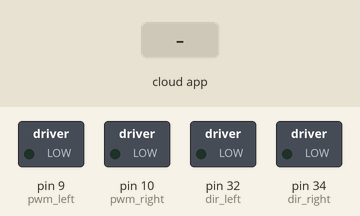
The sketch below on a simulated Arduino Mega 2560, built with avr-gcc and run on an emulated ATmega2560. Parts: switched loads named in the sketch (green lamp = pin HIGH). The inputs (shaded band) are chosen by the test bench. The ROS host is connected and sends only what is stated.

Above: at 1.2 s.
1.3 s: the phone or cloud app sets linear.x to -100
At 2.5 s:
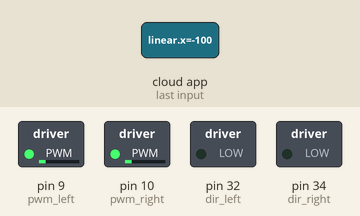
2.8 s: the phone or cloud app sets angular.z to -100
At 3.6 s:
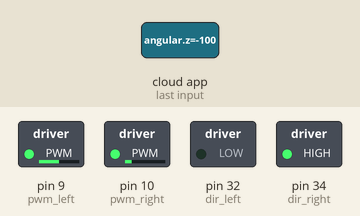
4.3 s: the phone or cloud app sets linear.x to 0
At 4.8 s:
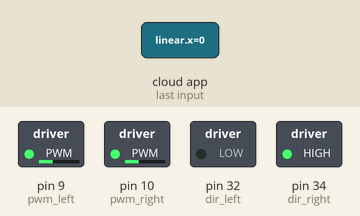
5.8 s: the phone or cloud app sets angular.z to 100
At 7.0 s:
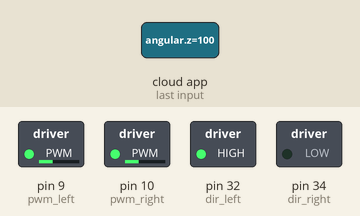
7.3 s: the phone or cloud app sets linear.x to 100
At 8.3 s:
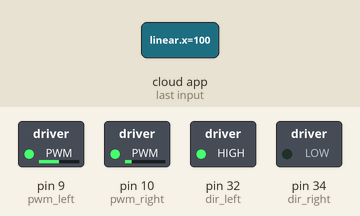
8.8 s: the phone or cloud app sets angular.z to 0
At 9.4 s:
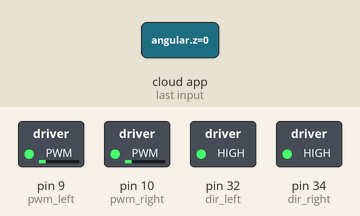
Timing chart, 0 to 11.3 s (numbered marks = the images above; inputs shaded):
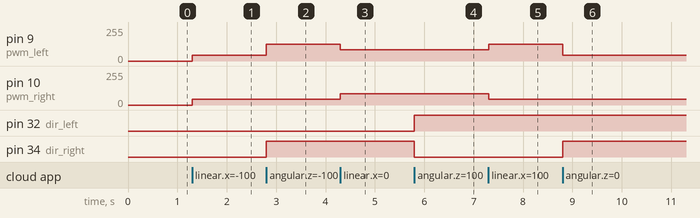

The sketch:

robot_open_loop.ino
```cpp
#include <ros.h>
#include <geometry_msgs/Twist.h>
#include <geometry_msgs/Vector3Stamped.h>
#include <math.h>
#define PI 3.142857143

ros::NodeHandle nh;

//yaw data declaration
float V,brake,yaw;                 //subcribe declare
float target_info,speed_info,yaw_info;  //publish declare

//=======Publish section===========//
geometry_msgs::Twist joy_msg;
ros::Publisher joy_pub("/robot_state", &joy_msg);

//Subscribe massage
void commandVelocityCallback(const geometry_msgs::Twist& joystick);
ros::Subscriber<geometry_msgs::Twist> joy_sub("/cmd_vel", commandVelocityCallback);

//===motor driver declaration===//
//motor right pin
const int pwm_right = 10; //D3
const int dir_right = 34;


//motor left pin
const int pwm_left = 9;
const int dir_left = 32; //D3


//motor right variable
int pwmVal_right=0;
int dir_m_right=1;
float pwm_motor_right=0;

//motor left variable
int pwmVal_left=0;
int dir_m_left=1;
float pwm_motor_left=0;

//====robot dynamic declaration=====//
float VRd=0;
float VLd=0;
float max_speed=0.5 ;   //refere to robot max speed at 255 pwm
float max_yaw=1;

void setup() {
//Serial.begin(57600);
nh.getHardware()->setBaud(57600);

nh.initNode();                   //initiate all node
nh.subscribe(joy_sub);           //info take from master
nh.advertise(joy_pub);           //info send to master

pinMode(pwm_right, OUTPUT);
pinMode(dir_right, OUTPUT);
pinMode(pwm_left, OUTPUT);
pinMode(dir_left, OUTPUT);
}

void loop() {

//inverse kinematic function
move_motor();

publishjoy_msg();


nh.spinOnce();

}


//========Subscribe section========//
void commandVelocityCallback(const geometry_msgs::Twist& joystick)
{
  V = joystick.linear.x;
  brake = joystick.linear.y;
  yaw=joystick.angular.z;
}

void publishjoy_msg(void)
{
joy_msg.linear.x = pwm_motor_right;
joy_msg.linear.y = pwm_motor_left;
joy_msg.linear.z = V;
joy_msg.angular.z = yaw;
joy_pub.publish(&joy_msg);
}

void move_motor()
{
  VRd=(V*max_speed)-((yaw*max_yaw));  // VLd=(L*yaw)+V
  VLd=((yaw*max_yaw))+(V*max_speed); // VRd=(L*yaw)+V

pwm_motor_right=VRd*85;
pwm_motor_left=VLd*85;

 if (pwm_motor_right>0){
    analogWrite(pwm_right,pwm_motor_right);
    digitalWrite(dir_right,HIGH);
  }
  else if(pwm_motor_right<0){
  analogWrite(pwm_right,fabs(pwm_motor_right));
  digitalWrite(dir_right,LOW);
 }

 if (pwm_motor_left>0){
    analogWrite(pwm_left,pwm_motor_left);
    digitalWrite(dir_left,HIGH);
  }
  else if(pwm_motor_left<0){
  analogWrite(pwm_left,fabs(pwm_motor_left));
  digitalWrite(dir_left,LOW);
 }

}
```

Measured:
- after the input at 1.3 s, pin 9 (pwm_left), pin 10 (pwm_right): 0/255 → 42/255 at once
- after the input at 2.8 s, pin 9 (pwm_left): 42/255 → 127/255 at once; pin 34 (dir_right): LOW → HIGH at once
- after the input at 4.3 s, pin 9 (pwm_left): 127/255 → 85/255 at once; pin 10 (pwm_right): 42/255 → 85/255 at once
- after the input at 5.8 s, pin 32 (dir_left): LOW → HIGH at once; pin 34 (dir_right): HIGH → LOW at once
- after the input at 7.3 s, pin 9 (pwm_left): 85/255 → 127/255 at once; pin 10 (pwm_right): 85/255 → 42/255 at once
- after the input at 8.8 s, pin 9 (pwm_left): 127/255 → 42/255 at once; pin 34 (dir_right): LOW → HIGH at once
